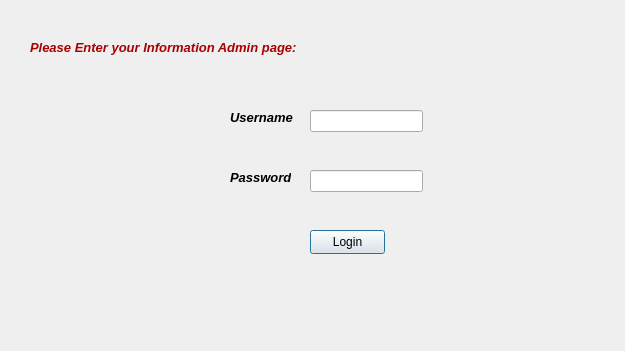
<?xml version="1.0" encoding="UTF-8"?>
<ui version="4.0">
 <class>Adminloginpage</class>
 <widget class="QDialog" name="Adminloginpage">
  <property name="geometry">
   <rect>
    <x>0</x>
    <y>0</y>
    <width>625</width>
    <height>351</height>
   </rect>
  </property>
  <property name="windowTitle">
   <string>Dialog</string>
  </property>
  <widget class="QPushButton" name="pushButton_Loginadmin">
   <property name="geometry">
    <rect>
     <x>310</x>
     <y>230</y>
     <width>75</width>
     <height>24</height>
    </rect>
   </property>
   <property name="text">
    <string>Login</string>
   </property>
  </widget>
  <widget class="QLabel" name="label_usernameadmin">
   <property name="geometry">
    <rect>
     <x>230</x>
     <y>110</y>
     <width>71</width>
     <height>16</height>
    </rect>
   </property>
   <property name="text">
    <string>&lt;html&gt;&lt;head/&gt;&lt;body&gt;&lt;p&gt;&lt;span style=&quot; font-size:10pt; font-weight:700; font-style:italic;&quot;&gt;Username&lt;/span&gt;&lt;/p&gt;&lt;/body&gt;&lt;/html&gt;</string>
   </property>
  </widget>
  <widget class="QLabel" name="label_enterinformation_admin">
   <property name="geometry">
    <rect>
     <x>30</x>
     <y>40</y>
     <width>281</width>
     <height>16</height>
    </rect>
   </property>
   <property name="text">
    <string>&lt;html&gt;&lt;head/&gt;&lt;body&gt;&lt;p&gt;&lt;span style=&quot; font-size:10pt; font-weight:700; font-style:italic; color:#aa0000;&quot;&gt;Please Enter your Information Admin page:&lt;/span&gt;&lt;/p&gt;&lt;/body&gt;&lt;/html&gt;</string>
   </property>
  </widget>
  <widget class="QLineEdit" name="lineEdit_usernameadmin">
   <property name="geometry">
    <rect>
     <x>310</x>
     <y>110</y>
     <width>113</width>
     <height>22</height>
    </rect>
   </property>
  </widget>
  <widget class="QLabel" name="label_passwordadmin">
   <property name="geometry">
    <rect>
     <x>230</x>
     <y>170</y>
     <width>61</width>
     <height>16</height>
    </rect>
   </property>
   <property name="text">
    <string>&lt;html&gt;&lt;head/&gt;&lt;body&gt;&lt;p&gt;&lt;span style=&quot; font-size:10pt; font-weight:700; font-style:italic;&quot;&gt;Password&lt;/span&gt;&lt;/p&gt;&lt;/body&gt;&lt;/html&gt;</string>
   </property>
  </widget>
  <widget class="QLineEdit" name="lineEdit_passwordadmin">
   <property name="geometry">
    <rect>
     <x>310</x>
     <y>170</y>
     <width>113</width>
     <height>22</height>
    </rect>
   </property>
   <property name="echoMode">
    <enum>QLineEdit::EchoMode::Password</enum>
   </property>
  </widget>
 </widget>
 <resources/>
 <connections/>
</ui>
